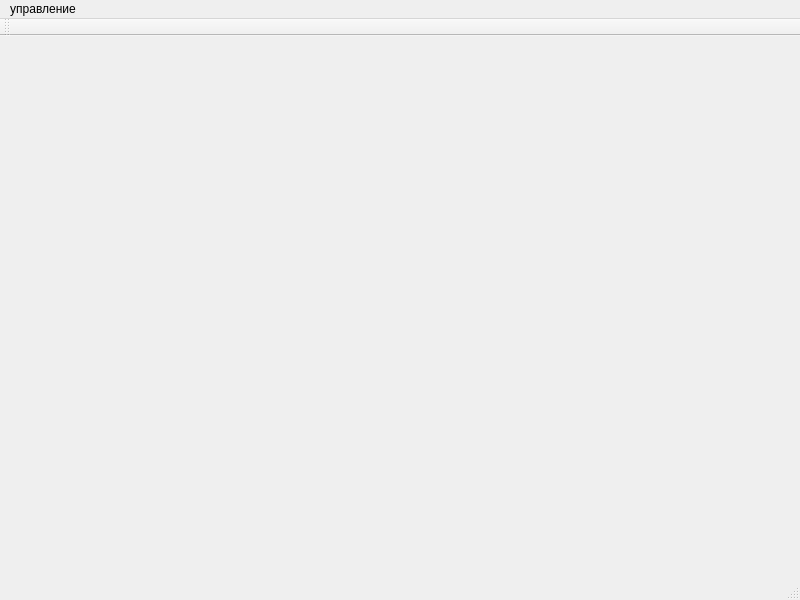
<?xml version="1.0" encoding="UTF-8"?>
<ui version="4.0">
 <class>MainWindow</class>
 <widget class="QMainWindow" name="MainWindow">
  <property name="geometry">
   <rect>
    <x>0</x>
    <y>0</y>
    <width>800</width>
    <height>600</height>
   </rect>
  </property>
  <property name="windowTitle">
   <string>MainWindow</string>
  </property>
  <widget class="QWidget" name="centralWidget">
   <layout class="QGridLayout" name="gridLayout">
    <item row="0" column="0">
     <layout class="QVBoxLayout" name="top_verticalLayout"/>
    </item>
   </layout>
  </widget>
  <widget class="QMenuBar" name="menuBar">
   <property name="geometry">
    <rect>
     <x>0</x>
     <y>0</y>
     <width>800</width>
     <height>22</height>
    </rect>
   </property>
   <widget class="QMenu" name="menukk">
    <property name="title">
     <string>управление</string>
    </property>
    <addaction name="action_ebook"/>
    <addaction name="action_ebook_2"/>
   </widget>
   <addaction name="menukk"/>
  </widget>
  <widget class="QToolBar" name="mainToolBar">
   <attribute name="toolBarArea">
    <enum>TopToolBarArea</enum>
   </attribute>
   <attribute name="toolBarBreak">
    <bool>false</bool>
   </attribute>
  </widget>
  <widget class="QStatusBar" name="statusBar"/>
  <action name="action_ebook">
   <property name="text">
    <string>Создать ebook</string>
   </property>
  </action>
  <action name="action_ebook_2">
   <property name="text">
    <string>Редактировать ebook</string>
   </property>
  </action>
 </widget>
 <layoutdefault spacing="6" margin="11"/>
 <resources/>
 <connections/>
</ui>
